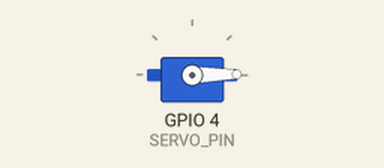
Simulated run of this sketch. Board: ESP32. Parts: servo.

Above: at 0.05 s.
At 2.35 s:
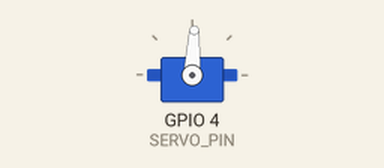
At 4.7 s:
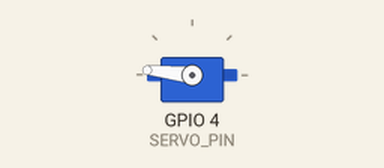
At 9.35 s:
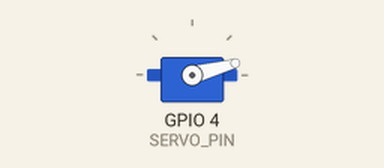
Timing chart, 0 to 12.7 s (numbered marks = the images above):
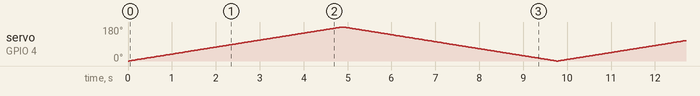

The sketch:

Servo_ticker_copy_20260106115552.ino
```cpp
#include <ESP32Servo.h>

#define SERVO_PIN 4

Servo servo;

void setup() {
  servo.attach(SERVO_PIN);
}

void loop() {

  // 0° → 180° (5 saniye)
  for (int pos = 0; pos <= 180; pos++) {
    servo.write(pos);
    delay(5000 / 180);   // ≈27 ms
  }

  // 180° → 0° (5 saniye)
  for (int pos = 180; pos >= 0; pos--) {
    servo.write(pos);
    delay(5000 / 180);
  }
}
```
